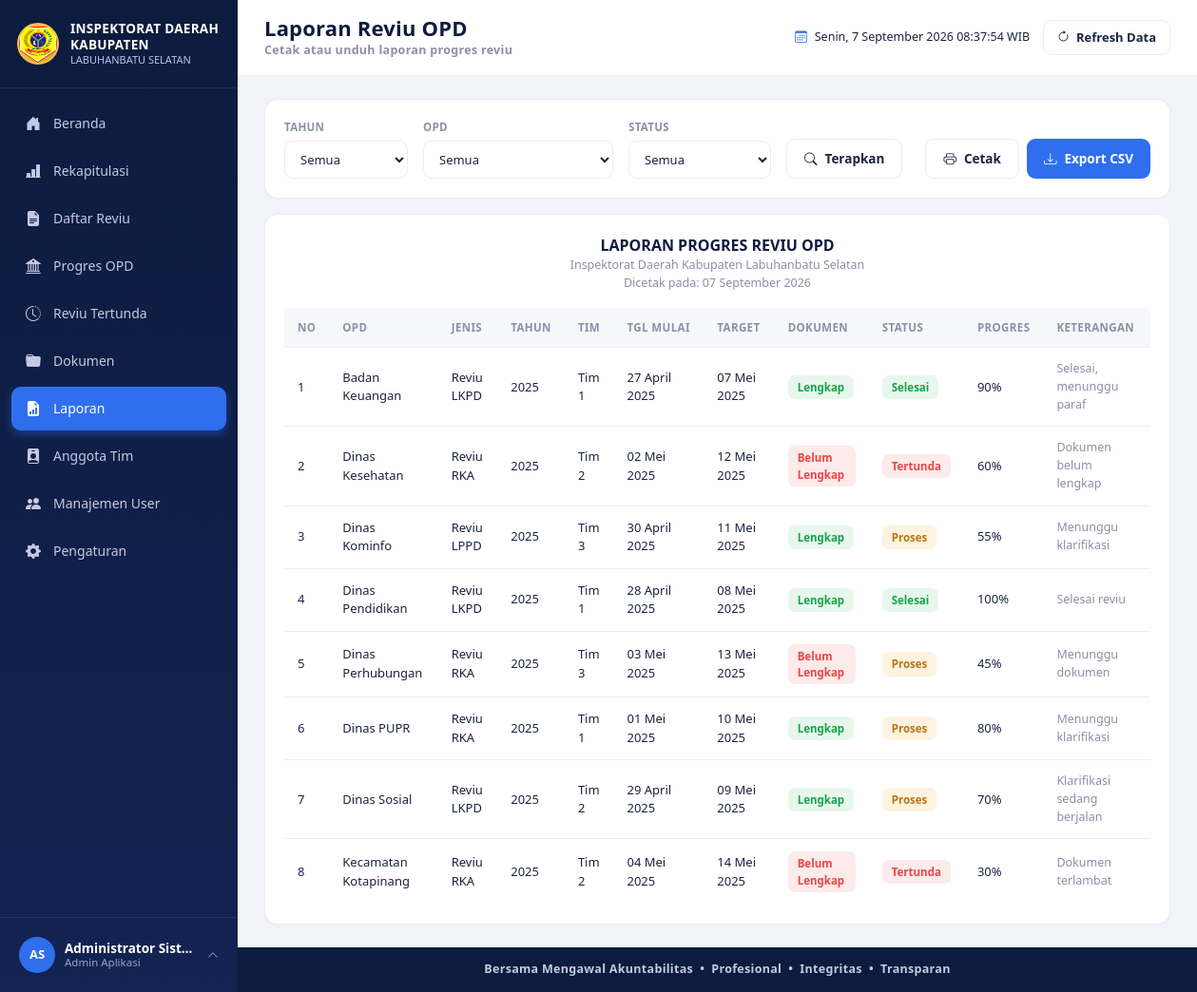
Screenshot of /laporan.php (signed in) with the database file from the repository.
### tables this page shows
CREATE TABLE users (
  id INT AUTO_INCREMENT PRIMARY KEY,
  username VARCHAR(50) NOT NULL UNIQUE,
  password VARCHAR(255) NOT NULL,
  nama_lengkap VARCHAR(100) NOT NULL,
  jabatan VARCHAR(100) DEFAULT NULL,
  role_id INT NOT NULL,
  avatar VARCHAR(255) DEFAULT NULL,
  status ENUM('aktif','nonaktif') NOT NULL DEFAULT 'aktif',
  created_at TIMESTAMP DEFAULT CURRENT_TIMESTAMP,
  CONSTRAINT fk_users_role FOREIGN KEY (role_id) REFERENCES roles(id)
);

CREATE TABLE reviu (
  id INT AUTO_INCREMENT PRIMARY KEY,
  opd_id INT NOT NULL,
  jenis_reviu_id INT NOT NULL,
  tim_reviu_id INT NOT NULL,
  tahun YEAR NOT NULL,
  tgl_mulai DATE NOT NULL,
  tgl_target_selesai DATE NOT NULL,
  dokumen_status ENUM('Lengkap','Belum Lengkap') NOT NULL DEFAULT 'Belum Lengkap',
  status ENUM('Belum Mulai','Proses','Selesai','Tertunda') NOT NULL DEFAULT 'Belum Mulai',
  progres TINYINT UNSIGNED NOT NULL DEFAULT 0,
  keterangan VARCHAR(255) DEFAULT NULL,
  created_by INT DEFAULT NULL,
  created_at TIMESTAMP DEFAULT CURRENT_TIMESTAMP,
  updated_at TIMESTAMP DEFAULT CURRENT_TIMESTAMP ON UPDATE CURRENT_TIMESTAMP,
  CONSTRAINT fk_reviu_opd FOREIGN KEY (opd_id) REFERENCES opd(id),
  CONSTRAINT fk_reviu_jenis FOREIGN KEY (jenis_reviu_id) REFERENCES jenis_reviu(id),
  CONSTRAINT fk_reviu_tim FOREIGN KEY (tim_reviu_id) REFERENCES tim_reviu(id)
);

CREATE TABLE opd (
  id INT AUTO_INCREMENT PRIMARY KEY,
  nama_opd VARCHAR(150) NOT NULL,
  created_at TIMESTAMP DEFAULT CURRENT_TIMESTAMP
);

CREATE TABLE jenis_reviu (
  id INT AUTO_INCREMENT PRIMARY KEY,
  nama_jenis VARCHAR(100) NOT NULL
);

CREATE TABLE tim_reviu (
  id INT AUTO_INCREMENT PRIMARY KEY,
  nama_tim VARCHAR(50) NOT NULL
);

### includes/auth.php (called while the page is built, shortened)
<?php
require_once __DIR__ . '/../config/database.php';
function is_logged_in()
{
    return isset($_SESSION['user_id']);
}
function base_url($path = '')
{
    return ROOT_URL . $path;
}
function current_user_data()
{
    global $pdo;
    $stmt = $pdo->prepare("SELECT u.*, r.nama_role, r.slug AS role_slug
                            FROM users u JOIN roles r ON r.id = u.role_id
                            WHERE u.id = ? LIMIT 1");
    $stmt->execute([$_SESSION['user_id']]);
    $cached = $stmt->fetch();
    return $cached;
}

### includes/functions.php (called while the page is built, shortened)
<?php
function e($str)
{
    return htmlspecialchars((string) $str, ENT_QUOTES, 'UTF-8');
}
function format_tanggal_indo($date)
{
    $bulan = ['', 'Januari', 'Februari', 'Maret', 'April', 'Mei', 'Juni', 'Juli', 'Agustus', 'September', 'Oktober', 'November', 'Desember'];
    $ts = strtotime($date);
    return date('d', $ts) . ' ' . $bulan[(int) date('n', $ts)] . ' ' . date('Y', $ts);
}
function status_badge_class($status)
{
    switch ($status) {
        case 'Selesai':      return 'badge-selesai';
        case 'Proses':       return 'badge-proses';
        case 'Tertunda':     return 'badge-tertunda';
    }
}
function dokumen_badge_class($status)
{
    return $status === 'Lengkap' ? 'badge-lengkap' : 'badge-belumlengkap';
}
function avatar_url($avatar)
{
    return null;
}
function initials($name)
{
    $parts = preg_split('/\s+/', trim((string) $name));
    $initials = '';
    foreach (array_slice($parts, 0, 2) as $p) {
        if ($p !== '') {
            $initials .= strtoupper(substr($p, 0, 1));
        }
    }
    return $initials !== '' ? $initials : 'U';
}

### laporan.php (the view, shortened to what this page needs)
<?php
require_once __DIR__ . '/includes/auth.php';
require_once __DIR__ . '/includes/functions.php';
$where = [];
$params = [];
$where_sql = $where ? ('WHERE ' . implode(' AND ', $where)) : '';
$sql = "SELECT r.*, o.nama_opd, j.nama_jenis, t.nama_tim
        FROM reviu r
        JOIN opd o ON o.id = r.opd_id
        JOIN jenis_reviu j ON j.id = r.jenis_reviu_id
        JOIN tim_reviu t ON t.id = r.tim_reviu_id
        $where_sql
        ORDER BY o.nama_opd ASC, r.id ASC";
$stmt = $pdo->prepare($sql);
$stmt->execute($params);
$data = $stmt->fetchAll();
include __DIR__ . '/includes/header.php';
?>
<div class="card-x mb-3 no-print">
  <form method="GET" class="d-flex align-items-end gap-3 flex-wrap">
    <div class="filter-group" style="min-width:130px;">
      <label>Tahun</label>
      <select name="tahun" class="form-select-x">
        <option value="">Semua</option>
      </select>
    </div>
    <div class="filter-group" style="min-width:200px;">
      <label>OPD</label>
      <select name="opd" class="form-select-x">
        <option value="">Semua</option>
      </select>
    </div>
    <div class="filter-group" style="min-width:150px;">
      <label>Status</label>
      <select name="status" class="form-select-x">
        <option value="">Semua</option>
      </select>
    </div>
    <button type="submit" class="btn-x btn-outline-x"><i class="bi bi-search"></i> Terapkan</button>
    <div class="ms-auto d-flex gap-2">
      <button type="button" class="btn-x btn-outline-x" onclick="window.print()"><i class="bi bi-printer"></i> Cetak</button>
      <a class="btn-x btn-primary-x" href="?<?= http_build_query(array_merge($_GET, ['export' => 'csv'])) ?>"><i class="bi bi-download"></i> Export CSV</a>
    </div>
  </form>
</div>
<div class="card-x">
  <div class="text-center mb-3">
    <div style="font-weight:800; font-size:16px; color:var(--navy);">LAPORAN PROGRES REVIU OPD</div>
    <div class="small-muted"><?= e(APP_INSTANSI) ?></div>
    <div class="small-muted">Dicetak pada: <?= format_tanggal_indo(date('Y-m-d')) ?></div>
  </div>
  <div style="overflow-x:auto;">
    <table class="table-x">
      <thead><tr><th>No</th><th>OPD</th><th>Jenis</th><th>Tahun</th><th>Tim</th><th>Tgl Mulai</th><th>Target</th><th>Dokumen</th><th>Status</th><th>Progres</th><th>Keterangan</th></tr></thead>
      <tbody>
        <?php if (empty($data)): ?>
          <tr><td colspan="11" class="text-center py-4 small-muted">Tidak ada data sesuai filter.</td></tr>
        <?php else: $no=1; foreach ($data as $r): ?>
        <tr>
          <td><?= $no++ ?></td>
          <td><?= e($r['nama_opd']) ?></td>
          <td><?= e($r['nama_jenis']) ?></td>
          <td><?= e($r['tahun']) ?></td>
          <td><?= e($r['nama_tim']) ?></td>
          <td><?= format_tanggal_indo($r['tgl_mulai']) ?></td>
          <td><?= format_tanggal_indo($r['tgl_target_selesai']) ?></td>
          <td><span class="badge-x <?= dokumen_badge_class($r['dokumen_status']) ?>"><?= e($r['dokumen_status']) ?></span></td>
          <td><span class="badge-x <?= status_badge_class($r['status']) ?>"><?= e($r['status']) ?></span></td>
          <td><?= (int)$r['progres'] ?>%</td>
          <td class="small-muted"><?= e($r['keterangan'] ?: '-') ?></td>
        </tr>
        <?php endforeach; endif; ?>
      </tbody>
    </table>
  </div>
</div>
<?php include __DIR__ . '/includes/footer.php'; ?>

### includes/sidebar.php (shortened to what this page needs)
<?php
$__user = current_user_data();
$__role = current_role();
$__current_page = basename($_SERVER['PHP_SELF']);
$menu_items = [
  ['label' => 'Beranda',         'icon' => 'bi-house-door-fill',            'link' => 'index.php',           'roles' => ['administrator', 'auditor', 'pimpinan']],
  ['label' => 'Rekapitulasi',    'icon' => 'bi-bar-chart-line-fill',        'link' => 'rekapitulasi.php',    'roles' => ['administrator', 'auditor', 'pimpinan']],
  ['label' => 'Daftar Reviu',    'icon' => 'bi-file-earmark-text-fill',     'link' => 'daftar_reviu.php',    'roles' => ['administrator', 'auditor']],
  ['label' => 'Progres OPD',     'icon' => 'bi-bank2',                      'link' => 'progres_opd.php',     'roles' => ['administrator', 'auditor']],
  ['label' => 'Reviu Tertunda',  'icon' => 'bi-clock-history',              'link' => 'reviu_tertunda.php',  'roles' => ['administrator', 'auditor']],
  ['label' => 'Dokumen',         'icon' => 'bi-folder-fill',                'link' => 'dokumen.php',         'roles' => ['administrator', 'auditor']],
  ['label' => 'Laporan',         'icon' => 'bi-file-earmark-bar-graph-fill', 'link' => 'laporan.php',        'roles' => ['administrator', 'auditor']],
  ['label' => 'Anggota Tim',     'icon' => 'bi-person-badge-fill',          'link' => 'anggota_tim.php',     'roles' => ['administrator']],
  ['label' => 'Manajemen User',  'icon' => 'bi-people-fill',                'link' => 'user_management.php', 'roles' => ['administrator']],
  ['label' => 'Pengaturan',      'icon' => 'bi-gear-fill',                  'link' => 'pengaturan.php',      'roles' => ['administrator', 'auditor']],
];
$__avatar = avatar_url($__user['avatar']);
?>
<aside class="sidebar" id="appSidebar">
    <div class="sidebar-brand">
        <img src="<?= e(base_url('assets/images/logo-kabupaten.png')) ?>" alt="Logo Kabupaten Labuhanbatu Selatan"
            class="logo-emblem" onerror="this.style.display='none'">
        <div class="brand-text">
            <div class="t1">INSPEKTORAT DAERAH</div>
            <div class="t1">KABUPATEN</div>
            <div class="t2">LABUHANBATU SELATAN</div>
        </div>
    </div>
    <nav class="sidebar-menu">
        <?php foreach ($menu_items as $item):
      $is_active = $__current_page === $item['link'];
    ?>
        <a href="<?= e(base_url($item['link'])) ?>" class="menu-item <?= $is_active ? 'active' : '' ?>">
            <i class="bi <?= e($item['icon']) ?>"></i>
            <span><?= e($item['label']) ?></span>
        </a>
        <?php endforeach; ?>
    </nav>
    <div class="sidebar-user">
        <div class="user-row" id="userRowToggle">
            <?php if ($__avatar): ?>
            <img src="<?= e($__avatar) ?>" class="avatar-sm" alt="avatar">
            <?php else: ?>
            <div class="avatar-sm"><?= e(initials($__user['nama_lengkap'])) ?></div>
            <?php endif; ?>
            <div class="user-info">
                <div class="u-name"><?= e($__user['nama_lengkap']) ?></div>
                <div class="u-role"><?= e($__user['jabatan'] ? $__user['jabatan'] : role_label($__role)) ?></div>
            </div>
            <i class="bi bi-chevron-up caret"></i>
        </div>
    </div>
</aside>

### rows the page displays
users: nama_lengkap "AS", nama_lengkap "Administrator Sist…", jabatan "Admin Aplikasi"
reviu: opd.nama_opd "Badan Keuangan", jenis_reviu.nama_jenis "Reviu LKPD", tahun "2025", tim_reviu.nama_tim "Tim 1", tgl_mulai "27 April 2025", tgl_target_selesai "07 Mei 2025", dokumen_status "Lengkap", status "Selesai", progres "90", keterangan "Selesai, menunggu paraf"
reviu: opd.nama_opd "Dinas Kesehatan", jenis_reviu.nama_jenis "Reviu RKA", tahun "2025", tim_reviu.nama_tim "Tim 2", tgl_mulai "02 Mei 2025", tgl_target_selesai "12 Mei 2025", dokumen_status "Belum Lengkap", status "Tertunda", progres "60", keterangan "Dokumen belum lengkap"
reviu: opd.nama_opd "Dinas Kominfo", jenis_reviu.nama_jenis "Reviu LPPD", tahun "2025", tim_reviu.nama_tim "Tim 3", tgl_mulai "30 April 2025", tgl_target_selesai "11 Mei 2025", dokumen_status "Lengkap", status "Proses", progres "55", keterangan "Menunggu klarifikasi"
reviu: opd.nama_opd "Dinas Pendidikan", jenis_reviu.nama_jenis "Reviu LKPD", tahun "2025", tim_reviu.nama_tim "Tim 1", tgl_mulai "28 April 2025", tgl_target_selesai "08 Mei 2025", dokumen_status "Lengkap", status "Selesai", progres "100", keterangan "Selesai reviu"
reviu: opd.nama_opd "Dinas Perhubungan", jenis_reviu.nama_jenis "Reviu RKA", tahun "2025", tim_reviu.nama_tim "Tim 3", tgl_mulai "03 Mei 2025", tgl_target_selesai "13 Mei 2025", dokumen_status "Belum Lengkap", status "Proses", progres "45", keterangan "Menunggu dokumen"
reviu: opd.nama_opd "Dinas PUPR", jenis_reviu.nama_jenis "Reviu RKA", tahun "2025", tim_reviu.nama_tim "Tim 1", tgl_mulai "01 Mei 2025", tgl_target_selesai "10 Mei 2025", dokumen_status "Lengkap", status "Proses", progres "80", keterangan "Menunggu klarifikasi"
reviu: opd.nama_opd "Dinas Sosial", jenis_reviu.nama_jenis "Reviu LKPD", tahun "2025", tim_reviu.nama_tim "Tim 2", tgl_mulai "29 April 2025", tgl_target_selesai "09 Mei 2025", dokumen_status "Lengkap", status "Proses", progres "70", keterangan "Klarifikasi sedang berjalan"
reviu: opd.nama_opd "Kecamatan Kotapinang", jenis_reviu.nama_jenis "Reviu RKA", tahun "2025", tim_reviu.nama_tim "Tim 2", tgl_mulai "04 Mei 2025", tgl_target_selesai "14 Mei 2025", dokumen_status "Belum Lengkap", status "Tertunda", progres "30", keterangan "Dokumen terlambat"

### other values shown
$item['label'] "Beranda"
$item['label'] "Rekapitulasi"
$item['label'] "Daftar Reviu"
$item['label'] "Progres OPD"
$item['label'] "Reviu Tertunda"
$item['label'] "Dokumen"
$item['label'] "Laporan"
$item['label'] "Anggota Tim"
$item['label'] "Manajemen User"
$item['label'] "Pengaturan"
$page_title "Laporan Reviu OPD"
$page_subtitle "Cetak atau unduh laporan progres reviu"
APP_INSTANSI "Inspektorat Daerah Kabupaten Labuhanbatu Selatan"
